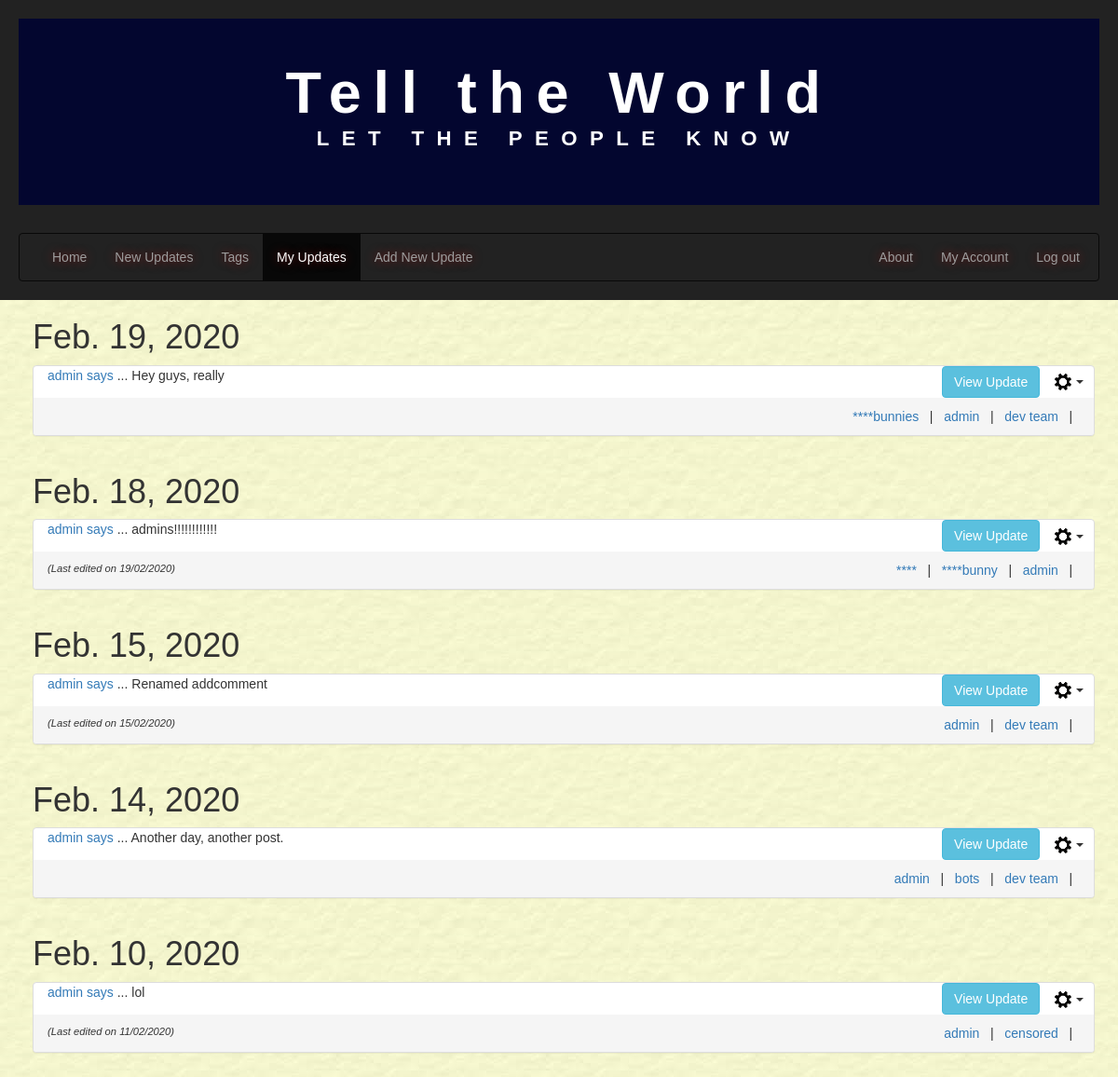
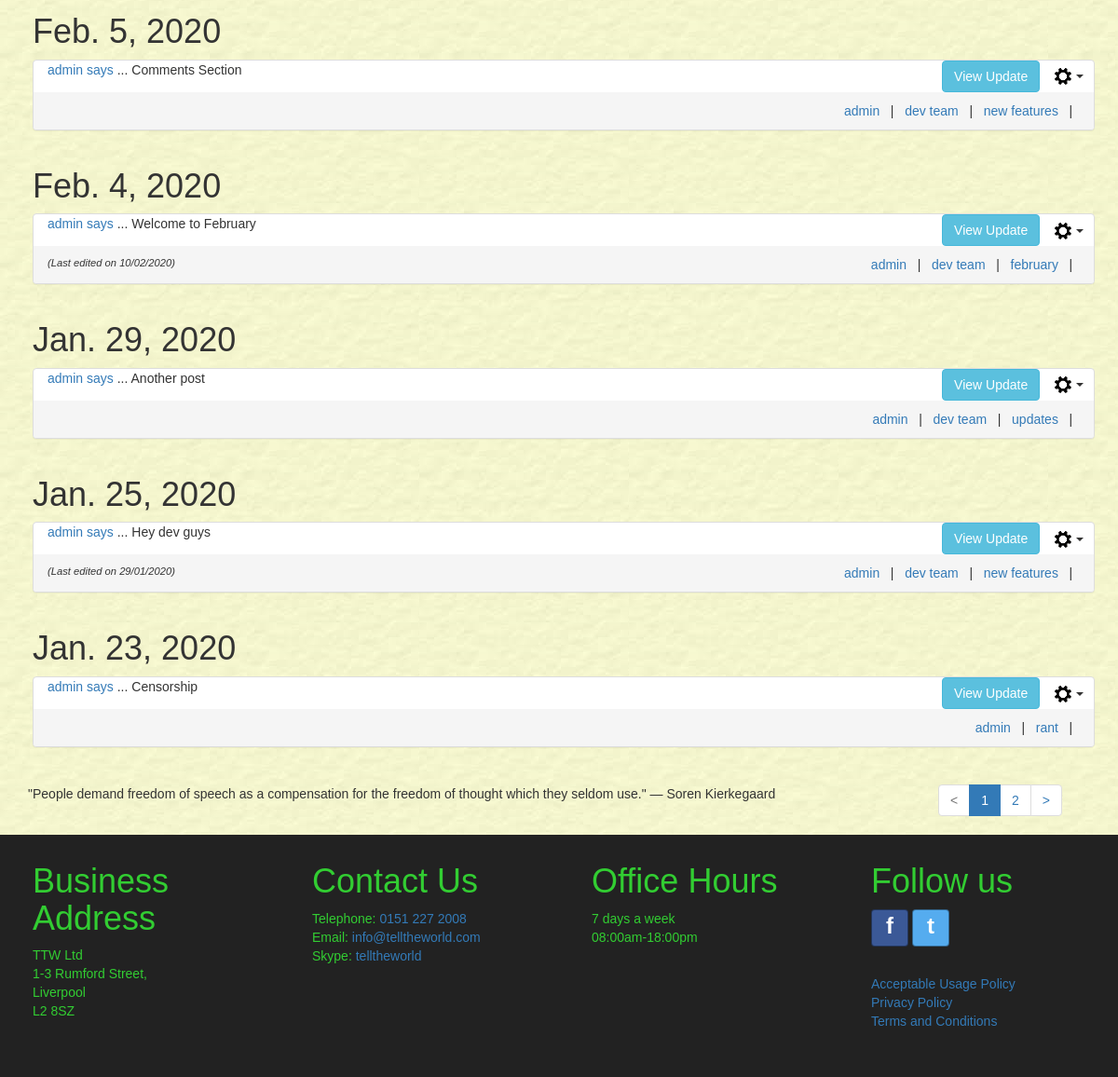
Page /myupdates/ (signed in) on the earlier database version (2 pictures, top to bottom).
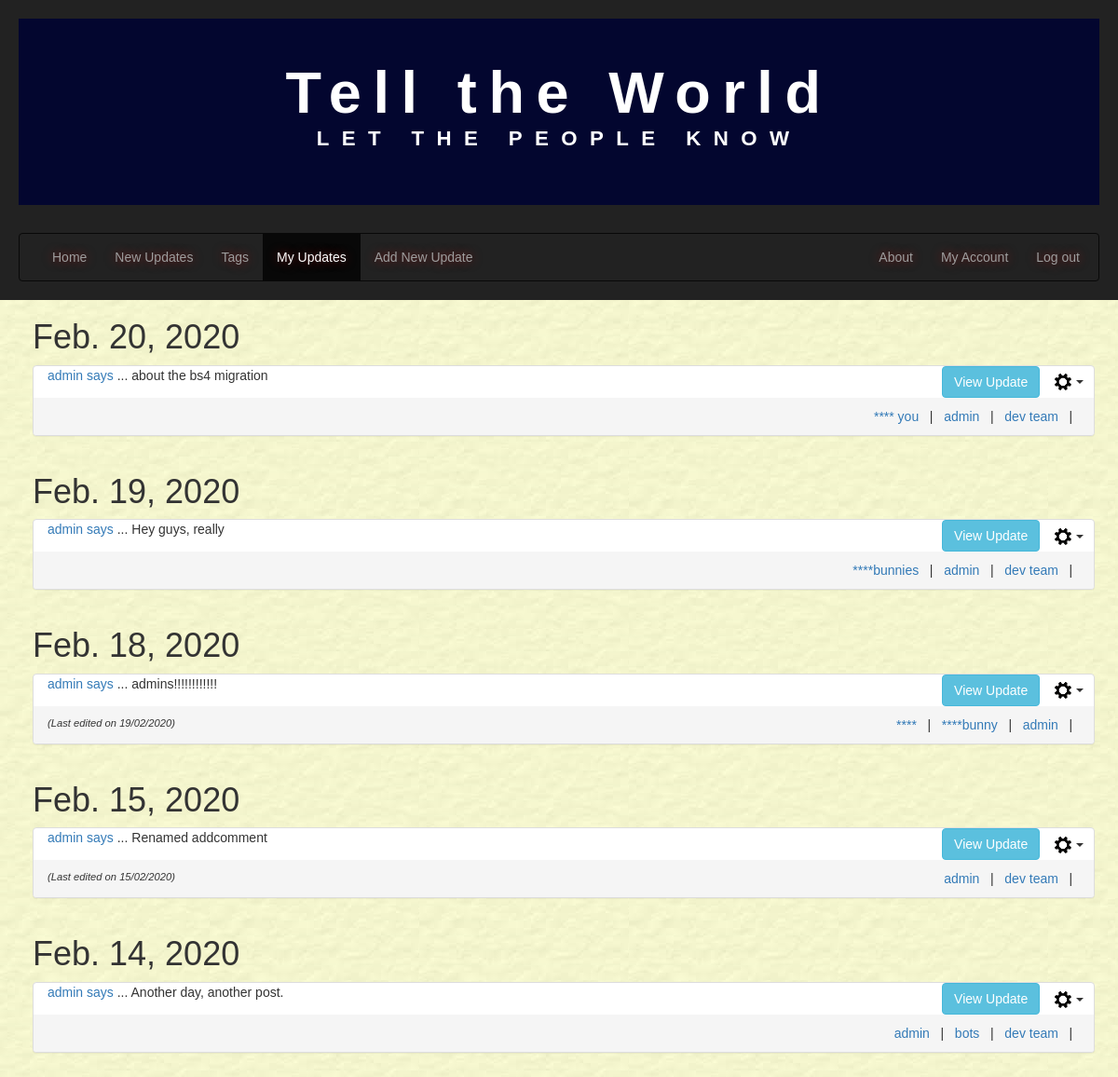
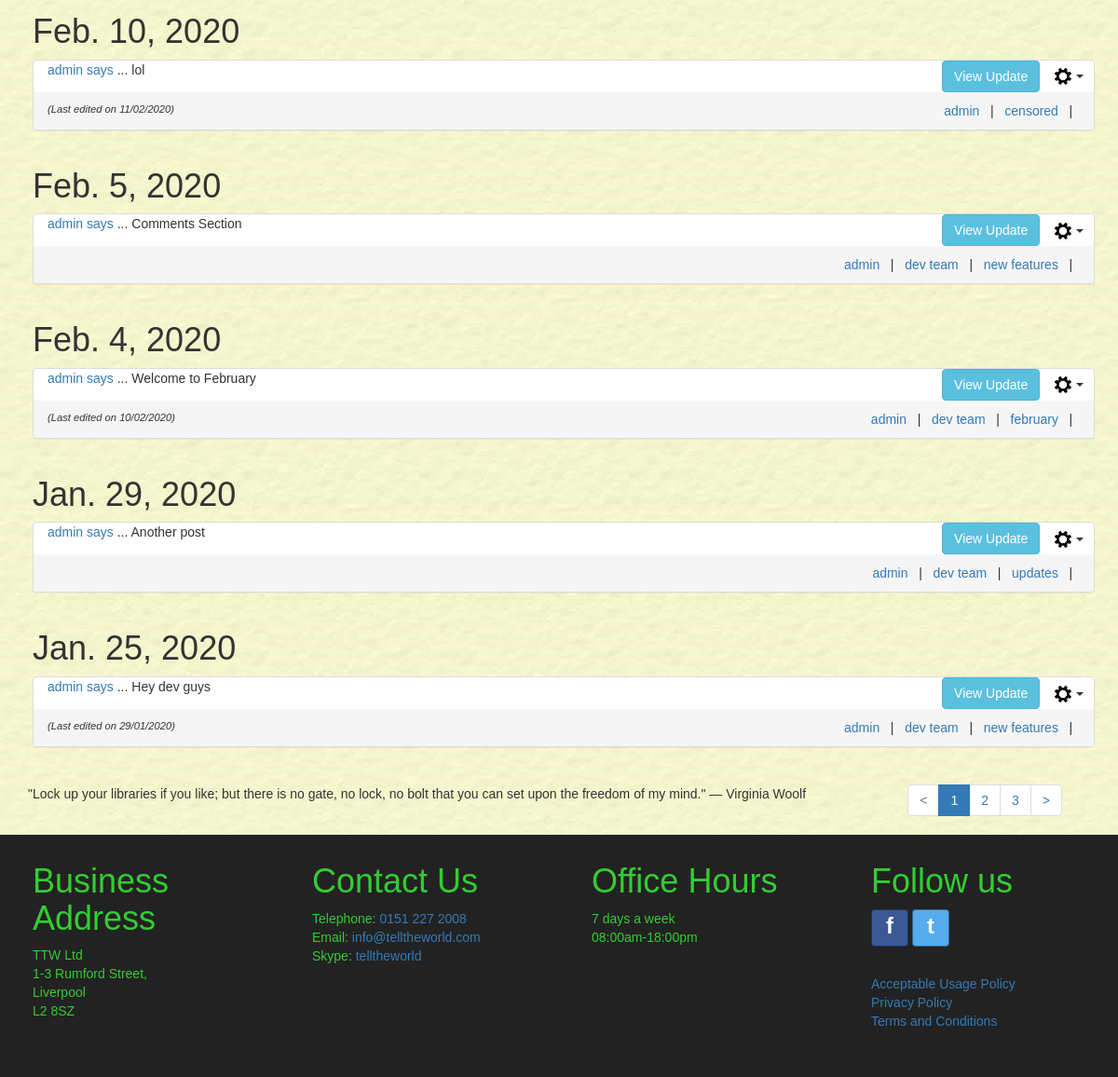
Same page on the later database version (2 pictures, top to bottom).
### tellings/models.py (models this page shows, shortened)
class UserPost(models.Model):
    postID = models.AutoField(primary_key=True, db_column='postID')
    user = models.ForeignKey(settings.AUTH_USER_MODEL, on_delete=models.CASCADE,
                             db_column='user')
    dateOfPost = models.DateField()
    postTitle = models.CharField(max_length=35, unique=True)
    postText = models.CharField(max_length=255)
    dateOfEdit = models.DateField(null=True, blank=True)
    @property
    def post_tags(self):
        tagmaps = Tagmap.objects.filter(postID=self.postID)
        tagList = sorted([tag.tagID.tagName for tag in tagmaps])
        return tagList
    class Meta:
        verbose_name = "UserPost"
        verbose_name_plural = "UserPosts"

class Tag(models.Model):
    tagID = models.AutoField(primary_key=True, db_column='tagID')
    tagName = models.CharField(max_length=15)
    class Meta:
        ordering = ['tagName']
        verbose_name = "Tag"
        verbose_name_plural = "Tags"

### tellings/views.py (the view)
# urls.py: path('myupdates/', MyUpdatesListView.as_view(), name='myupdates'),
class MyUpdatesListView(LoginRequiredMixin, generic.ListView):
    model = UserPost
    template_name = "tellings/myupdates_list.html"
    paginate_by = 10
    http_method_names = ['get', 'post']
    def get_queryset(self):
        user_id = self.request.user.id
        tagName_val = False
        qs = super().get_queryset()
        if self.request.method == 'GET' and 'tagName' in self.request.GET:
            tagName_val = self.request.GET.get('tagName', False)
        if tagName_val:  # get posts for current user filtered by tagname
            try:
                tagID = Tag.objects.get(tagName=tagName_val).tagID
                tagmaps = Tagmap.objects.filter(tagID=tagID)
                postList = [tm.postID.postID for tm in tagmaps]
                qs = qs.filter(postID__in=postList).filter(user=user_id).order_by('-dateOfPost')
            except:
                qs = qs.filter(user=user_id).order_by('-dateOfPost')
        else:   # get all posts for current user
            qs = qs.filter(user=user_id).order_by('-dateOfPost')
        return qs
    def get_context_data(self, **kwargs):
        context = super(MyUpdatesListView, self).get_context_data(**kwargs)
        current_username = user_id = self.request.user.username
        quote = get_random_quote()
        if self.request.method == 'GET' and 'tagName' in self.request.GET:
            context['tagName'] = self.request.GET.get('tagName', '')
        context['current_username'] = current_username
        context['quote'] = quote
        return context

### tellings/templatetags/my_tags.py (called while the page is built)
@register.simple_tag(takes_context=True)
def param_replace(context, **kwargs):
    d = context['request'].GET.copy()
    for k, v in kwargs.items():
        d[k] = v
    for k in [k for k, v in d.items() if not v]:
        del d[k]
    return d.urlencode()

### tellings/views.py (called while the page is built)
def get_random_quote():
    secure_random = random.SystemRandom()
    random_quote = secure_random.choice(random_quotes)
    return _(random_quote)

### tellings/templates/tellings/myupdates_list.html (shortened to what this page needs)
{% extends 'tellings/base.html' %}
{% block content %}
  <div class="container-fluid main-content">
    <div class="container currentUserUpdates" id="userUpdates">
        {% if userpost_list %}
        {% load static %}
        {% regroup userpost_list by dateOfPost as ordered_post_list %}
        {% for mypost in ordered_post_list %}
        <div class="row">
          <h1>{{ mypost.grouper }}</h1>
          <div class="panel-group">
            {% for item in mypost.list %}
              <div class="panel panel-default" id="panel_post_{{ item.postID }}">
                <div>
                  <div class="col-sm-8 panel-postTitle">
                    <p><a href="{% url 'tellings:myupdates' %}" name="{{ item.user }}">
                       {{ item.user }} says</a> ... {{ item.postTitle }}</p>
                  </div>
                  <div class="col-sm-4 align-panel-text-right">
                    <button class="btn btn-info collapse_btn" data-toggle="collapse" data-target="#collapse{{ item.postID }}">View Update</button>
                    {% if current_username %}
                      {% if item.user.username == current_username %}
                        <div class="btn-group">
                            <button type="button" class="btn dropdown-toggle post-cog-btn" data-toggle="dropdown" aria-haspopup="true" aria-expanded="false">
                              <img src="{% static 'tellings/imgs/settings_cog.png' %}" alt="">
                              <span class = "caret"></span>
                            </button>
                        </div>
                      {% endif %}
                    {% endif %}
                  </div>
                </div>
                <div class="panel-footer align_between">
                  <span class="align-panel-footer-text-left last-edited-text">
                    {% if item.dateOfEdit %}
                    (Last edited on {{ item.dateOfEdit|date:"d/m/Y" }})
                    {% else %}
                      &nbsp;
                    {% endif %}
                  </span>
                  <span class="align-panel-footer-text-right">
                  {% for tag in item.post_tags %}
                    <a href="{% url 'tellings:myupdates' %}?tagName={{ tag }}" name="{{ tag }}">{{ tag }}</a>
                    &nbsp;&nbsp;|&nbsp;&nbsp;
                  {% endfor %}
                  </span>
                </div>
              </div>
            {% endfor %}
          </div>
        </div>
        {% endfor %}
        {% else %}
        <div class="row white-inner-container">
          <br />
          <p>No results found.</p>
        </div>
        {% endif %}
    </div>
  </div>
{% endblock %}

Differences in the rows shown:
no longer on this page (row unchanged): UserPost: grouper "Jan. 23, 2020", user "admin", postTitle "Censorship", post_tags "admin"
no longer on this page (row unchanged): Tag: post_tags "rant"
added UserPost: grouper "Feb. 20, 2020", user "admin", postTitle "about the bs4 migration", post_tags "admin" "dev team"
added Tag: post_tags "**** you"
Other differences:
{{ quote }}: "\"People demand freedom of speech as a compensation for the freedom of thought which they seldom use.\" ― Soren Kierkegaard" → "\"Lock up your libraries if you like; but there is no gate, no lock, no bolt that you can set upon the freedom of my mind.\" ― Virginia Woolf"
new list line: "3"
